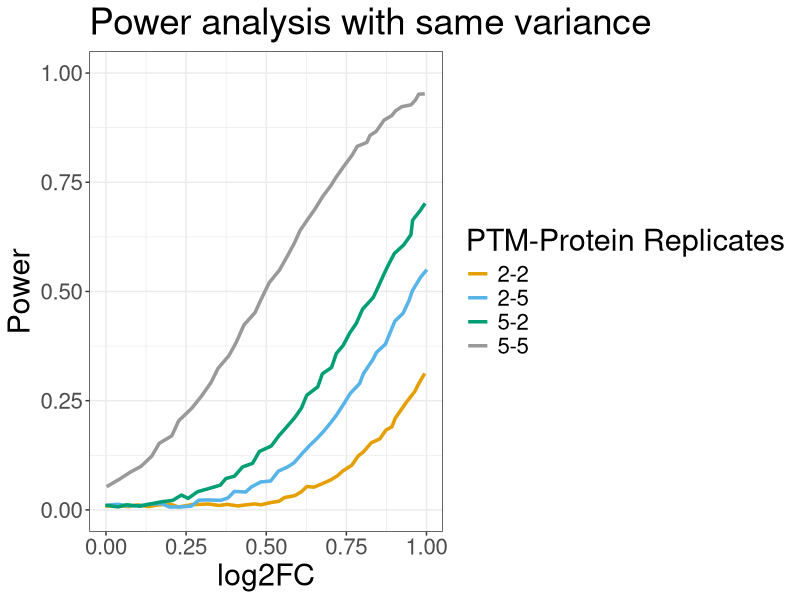
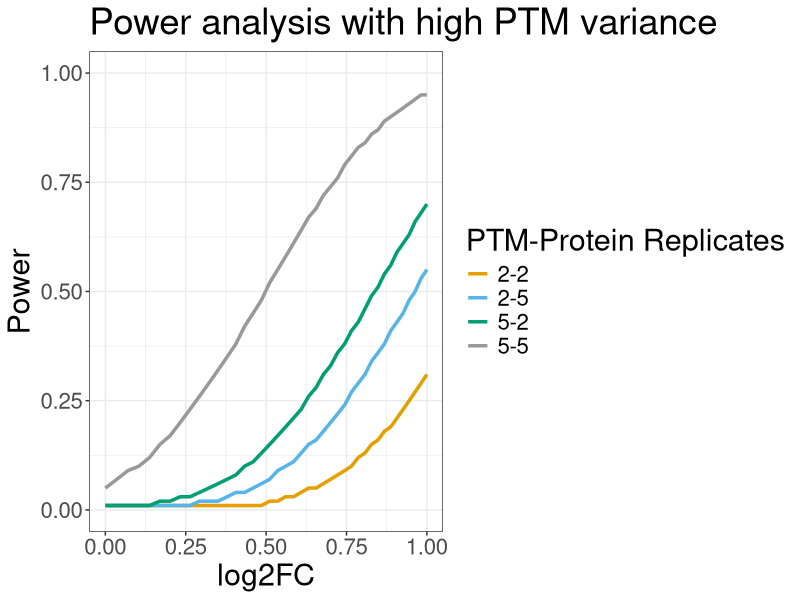
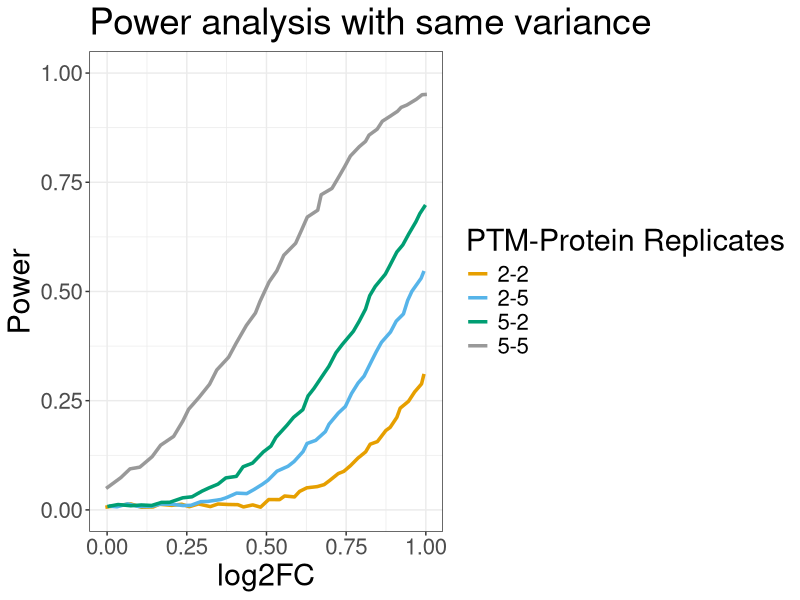
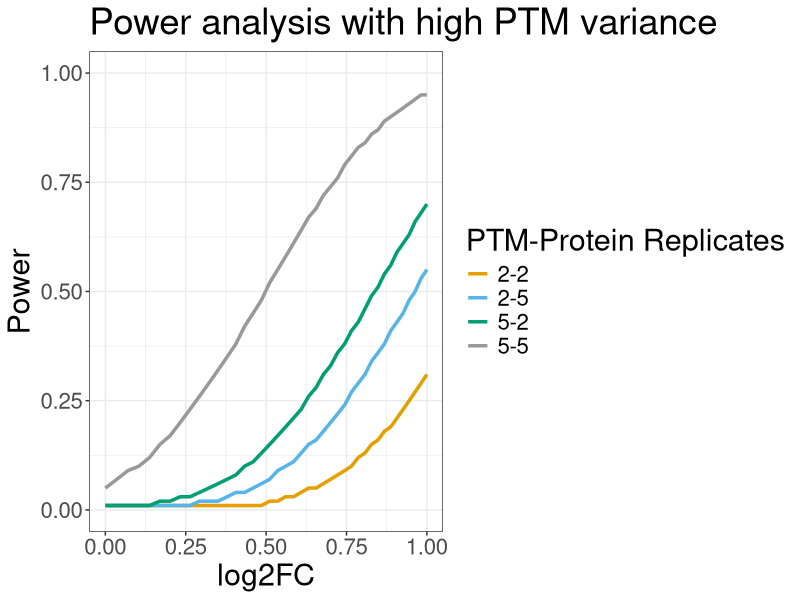

These charts were generated, in order, by the following R code:

library(tidyverse)
library(ggthemes)
library(data.table)

setwd(dirname(rstudioapi::getActiveDocumentContext()$path))

## Calculations w/o feature variations -----------------------------------------

sigma_model <- function(ptm_var, ptm_n, prot_var, prot_n){
  simga <- sqrt((ptm_var/ptm_n) + (prot_var/prot_n))
  return(simga)
}

## Define adjustable metrics
low <- .3
mid <- .45
high <- .45
n_sample_list <- c(2,5)

## Hard metrics
FDR <- 0.05
m0_m1 <- 99
delta <- seq(1, 2, 0.025)

bind_list <- c()

i <- 1
for (x in seq_along(n_sample_list)){
  for (y in seq_along(n_sample_list)){
    var <- sigma_model(high, n_sample_list[[x]], low, n_sample_list[[y]])
    
    
    t <- delta / var
    
    powerTemp <- seq(0, 1, 0.01)
    power <- numeric(length(t))
    
    for (i in seq_along(t)) {
      diff <- qnorm(powerTemp) + qnorm(1 - powerTemp * FDR / (1 + (1 - FDR) * m0_m1) / 2) - t[i]
      min(abs(diff), na.rm = TRUE)
      power[i] = powerTemp[order(abs(diff))][1]
    }
    
    temp <- data.table("PTM-Protein Replicates" = paste(n_sample_list[[x]],  n_sample_list[[y]], sep = "-"),
               "Log2FC" = delta, "Power" = power)
    
    bind_list <- c(bind_list, list(temp))
    
  }
}

low_var_df <- rbindlist(bind_list)
same_var_df <- rbindlist(bind_list)
high_ptm_var_df <- rbindlist(bind_list)
high_var_df <- rbindlist(bind_list)

## Charts ------------------------------------------------------------------
cbPalette <- c("#E69F00", "#56B4E9", "#009E73", "#999999", 
               "#0072B2", "#D55E00", "#CC79A7", "#999999")

p1 <- same_var_df %>% mutate(log2FC = log2(Log2FC)) %>% 
  ggplot() + geom_line(aes(x = log2FC, y = Power, color = `PTM-Protein Replicates`), 
                       position = "jitter", size = 1.2) +
  scale_colour_manual(values=cbPalette) +
  labs(title = "Power analysis with same variance") +
  theme_bw() +
  theme(axis.text.x = element_text(size = 16),
        axis.text.y = element_text(size = 16),
        legend.text=element_text(size=16),
        axis.title.y = element_text(size = 22),
        axis.title.x = element_text(size = 22),
        title = element_text(size = 22),
        strip.text = element_text(size = 16)) + 
  ylim(0, 1)
p1

p2 <- high_ptm_var_df %>% mutate(log2FC = log2(Log2FC)) %>% 
  ggplot() + geom_line(aes(x = log2FC, y = Power, color = `PTM-Protein Replicates`), size = 1.2) +
  scale_colour_manual(values=cbPalette) +
  labs(title = "Power analysis with high PTM variance") +
  theme_bw() +
  theme(axis.text.x = element_text(size = 16),
        axis.text.y = element_text(size = 16),
        legend.text=element_text(size=16),
        axis.title.y = element_text(size = 22),
        axis.title.x = element_text(size = 22),
        title = element_text(size = 22),
        strip.text = element_text(size = 16)) + 
  ylim(0, 1)
p2

png("../supplementary/sim_new/same_var_power.png", width = 750, height = 500)
p1
dev.off()

png("../supplementary/sim_new/high_ptm_var_power.png", width = 750, height = 500)
p2
dev.off()
